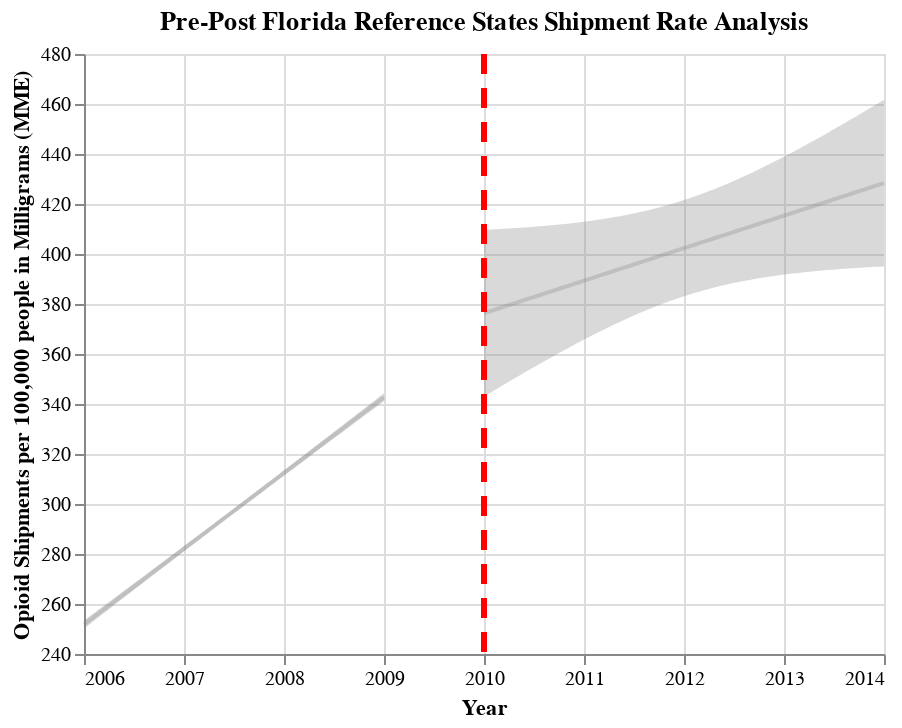

The notebook cell this image was saved under:
### Code cell
## Generate Pre-Post Graphs for FL reference states
fit, reg_chart_pre_FL_ref = get_reg_fit_FL_ref(
    ship_data_FL_ref_subset_grouped_pre, 
    yvar="MME_Rate", 
    xvar="YEAR", 
    alpha=0.05
)

fit, reg_chart_post_FL_ref = get_reg_fit_FL_ref(
    ship_data_FL_ref_subset_grouped_post, 
    yvar="MME_Rate", 
    xvar="YEAR", 
    alpha=0.05
)

## Create line post-policy implementation
line_2010 = alt.Chart(pd.DataFrame({'x': [2010]})).mark_rule(strokeDash=[10, 7], color = "red", strokeWidth=3).encode(x='x')

## Generate final pre-post graph for FL reference states
pre_post_FL_ref = reg_chart_pre_FL_ref + reg_chart_post_FL_ref + line_2010
pre_post_FL_ref.properties(title="Pre-Post Florida Reference States Shipment Rate Analysis")

### Figure 1 — Vega-Lite specification as saved in the notebook (floating-point values rounded to 4 significant figures)
{"config": {"view": {"continuousWidth": 400, "continuousHeight": 300}}, "layer": [{"mark": {"type": "errorband", "color": "grey", "opacity": 0.3}, "encoding": {"x": {"field": "YEAR", "type": "quantitative"}, "y": {"field": "ci_low", "title": "", "type": "quantitative"}, "y2": {"field": "ci_high"}}}, {"mark": {"type": "line", "color": "grey", "opacity": 0.3}, "encoding": {"x": {"axis": {"format": "T", "title": "Year"}, "field": "YEAR", "scale": {"zero": false}, "type": "quantitative"}, "y": {"field": "MME_Rate", "scale": {"zero": false}, "title": "Opioid Shipments per 100,000 people in Milligrams (MME)", "type": "quantitative"}}}, {"layer": [{"mark": {"type": "errorband", "color": "grey", "opacity": 0.3}, "encoding": {"x": {"field": "YEAR", "type": "quantitative"}, "y": {"field": "ci_low", "title": "", "type": "quantitative"}, "y2": {"field": "ci_high"}}}, {"mark": {"type": "line", "color": "grey", "opacity": 0.3}, "encoding": {"x": {"axis": {"format": "T", "title": "Year"}, "field": "YEAR", "scale": {"zero": false}, "type": "quantitative"}, "y": {"field": "MME_Rate", "scale": {"zero": false}, "title": "Opioid Shipments per 100,000 people in Milligrams (MME)", "type": "quantitative"}}}], "data": {"name": "data-249b2fd032d8dbe94b5075deaa6772d1"}}, {"data": {"name": "data-c6a99109c809d7b1b46dbbb9b2adf5d2"}, "mark": {"type": "rule", "color": "red", "strokeDash": [10, 7], "strokeWidth": 3}, "encoding": {"x": {"field": "x", "type": "quantitative"}}}], "data": {"name": "data-7f42d0f9c19a416b76008bbf0606b138"}, "title": "Pre-Post Florida Reference States Shipment Rate Analysis", "$schema": "https://vega.github.io/schema/vega-lite/v4.17.0.json", "datasets": {"data-7f42d0f9c19a416b76008bbf0606b138": [{"YEAR": 2006.0, "MME_Rate": 251.8, "ci_low": 250.2, "ci_high": 253.4}, {"YEAR": 2006.0, "MME_Rate": 252.7, "ci_low": 251.1, "ci_high": 254.3}, {"YEAR": 2006.0, "MME_Rate": 253.6, "ci_low": 252.0, "ci_high": 255.2}, {"YEAR": 2006.0, "MME_Rate": 254.5, "ci_low": 253.0, "ci_high": 256.1}, {"YEAR": 2006.0, "MME_Rate": 255.4, "ci_low": 253.9, "ci_high": 257.0}, {"YEAR": 2006.0, "MME_Rate": 256.4, "ci_low": 254.8, "ci_high": 257.9}, {"YEAR": 2006.0, "MME_Rate": 257.3, "ci_low": 255.8, "ci_high": 258.8}, {"YEAR": 2006.0, "MME_Rate": 258.2, "ci_low": 256.7, "ci_high": 259.7}, {"YEAR": 2006.0, "MME_Rate": 259.1, "ci_low": 257.6, "ci_high": 260.5}, {"YEAR": 2006.0, "MME_Rate": 260.0, "ci_low": 258.5, "ci_high": 261.4}, {"YEAR": 2006.0, "MME_Rate": 260.9, "ci_low": 259.5, "ci_high": 262.3}, {"YEAR": 2006.0, "MME_Rate": 261.8, "ci_low": 260.4, "ci_high": 263.2}, {"YEAR": 2006.0, "MME_Rate": 262.7, "ci_low": 261.3, "ci_high": 264.1}, {"YEAR": 2006.0, "MME_Rate": 263.6, "ci_low": 262.3, "ci_high": 265.0}, {"YEAR": 2006.0, "MME_Rate": 264.5, "ci_low": 263.2, "ci_high": 265.9}, {"YEAR": 2006.0, "MME_Rate": 265.4, "ci_low": 264.1, "ci_high": 266.8}, {"YEAR": 2006.0, "MME_Rate": 266.4, "ci_low": 265.0, "ci_high": 267.7}, {"YEAR": 2007.0, "MME_Rate": 267.3, "ci_low": 266.0, "ci_high": 268.6}, {"YEAR": 2007.0, "MME_Rate": 268.2, "ci_low": 266.9, "ci_high": 269.4}, {"YEAR": 2007.0, "MME_Rate": 269.1, "ci_low": 267.8, "ci_high": 270.3}, {"YEAR": 2007.0, "MME_Rate": 270.0, "ci_low": 268.7, "ci_high": 271.2}, {"YEAR": 2007.0, "MME_Rate": 270.9, "ci_low": 269.7, "ci_high": 272.1}, {"YEAR": 2007.0, "MME_Rate": 271.8, "ci_low": 270.6, "ci_high": 273.0}, {"YEAR": 2007.0, "MME_Rate": 272.7, "ci_low": 271.5, "ci_high": 273.9}, {"YEAR": 2007.0, "MME_Rate": 273.6, "ci_low": 272.4, "ci_high": 274.8}, {"YEAR": 2007.0, "MME_Rate": 274.5, "ci_low": 273.4, "ci_high": 275.7}, {"YEAR": 2007.0, "MME_Rate": 275.4, "ci_low": 274.3, "ci_high": 276.6}, {"YEAR": 2007.0, "MME_Rate": 276.4, "ci_low": 275.2, "ci_high": 277.5}, {"YEAR": 2007.0, "MME_Rate": 277.3, "ci_low": 276.1, "ci_high": 278.4}, {"YEAR": 2007.0, "MME_Rate": 278.2, "ci_low": 277.1, "ci_high": 279.3}, {"YEAR": 2007.0, "MME_Rate": 279.1, "ci_low": 278.0, "ci_high": 280.2}, {"YEAR": 2007.0, "MME_Rate": 280.0, "ci_low": 278.9, "ci_high": 281.1}, {"YEAR": 2007.0, "MME_Rate": 280.9, "ci_low": 279.8, "ci_high": 282.0}, {"YEAR": 2007.0, "MME_Rate": 281.8, "ci_low": 280.7, "ci_high": 282.9}, {"YEAR": 2007.0, "MME_Rate": 282.7, "ci_low": 281.7, "ci_high": 283.8}, {"YEAR": 2007.0, "MME_Rate": 283.6, "ci_low": 282.6, "ci_high": 284.7}, {"YEAR": 2007.0, "MME_Rate": 284.5, "ci_low": 283.5, "ci_high": 285.6}, {"YEAR": 2007.0, "MME_Rate": 285.4, "ci_low": 284.4, "ci_high": 286.5}, {"YEAR": 2007.0, "MME_Rate": 286.4, "ci_low": 285.3, "ci_high": 287.4}, {"YEAR": 2007.0, "MME_Rate": 287.3, "ci_low": 286.3, "ci_high": 288.3}, {"YEAR": 2007.0, "MME_Rate": 288.2, "ci_low": 287.2, "ci_high": 289.2}, {"YEAR": 2007.0, "MME_Rate": 289.1, "ci_low": 288.1, "ci_high": 290.1}, {"YEAR": 2007.0, "MME_Rate": 290.0, "ci_low": 289.0, "ci_high": 291.0}, {"YEAR": 2007.0, "MME_Rate": 290.9, "ci_low": 289.9, "ci_high": 291.9}, {"YEAR": 2007.0, "MME_Rate": 291.8, "ci_low": 290.8, "ci_high": 292.8}, {"YEAR": 2007.0, "MME_Rate": 292.7, "ci_low": 291.7, "ci_high": 293.7}, {"YEAR": 2007.0, "MME_Rate": 293.6, "ci_low": 292.7, "ci_high": 294.6}, {"YEAR": 2007.0, "MME_Rate": 294.5, "ci_low": 293.6, "ci_high": 295.5}, {"YEAR": 2007.0, "MME_Rate": 295.4, "ci_low": 294.5, "ci_high": 296.4}, {"YEAR": 2007.0, "MME_Rate": 296.4, "ci_low": 295.4, "ci_high": 297.3}, {"YEAR": 2007.0, "MME_Rate": 297.3, "ci_low": 296.3, "ci_high": 298.2}, {"YEAR": 2008.0, "MME_Rate": 298.2, "ci_low": 297.2, "ci_high": 299.1}, {"YEAR": 2008.0, "MME_Rate": 299.1, "ci_low": 298.1, "ci_high": 300.0}, {"YEAR": 2008.0, "MME_Rate": 300.0, "ci_low": 299.0, "ci_high": 301.0}, {"YEAR": 2008.0, "MME_Rate": 300.9, "ci_low": 299.9, "ci_high": 301.9}, {"YEAR": 2008.0, "MME_Rate": 301.8, "ci_low": 300.8, "ci_high": 302.8}, {"YEAR": 2008.0, "MME_Rate": 302.7, "ci_low": 301.7, "ci_high": 303.7}, {"YEAR": 2008.0, "MME_Rate": 303.6, "ci_low": 302.6, "ci_high": 304.6}, {"YEAR": 2008.0, "MME_Rate": 304.5, "ci_low": 303.5, "ci_high": 305.5}, {"YEAR": 2008.0, "MME_Rate": 305.4, "ci_low": 304.4, "ci_high": 306.4}, {"YEAR": 2008.0, "MME_Rate": 306.4, "ci_low": 305.3, "ci_high": 307.4}, {"YEAR": 2008.0, "MME_Rate": 307.3, "ci_low": 306.3, "ci_high": 308.3}, {"YEAR": 2008.0, "MME_Rate": 308.2, "ci_low": 307.2, "ci_high": 309.2}, {"YEAR": 2008.0, "MME_Rate": 309.1, "ci_low": 308.1, "ci_high": 310.1}, {"YEAR": 2008.0, "MME_Rate": 310.0, "ci_low": 309.0, "ci_high": 311.0}, {"YEAR": 2008.0, "MME_Rate": 310.9, "ci_low": 309.9, "ci_high": 311.9}, {"YEAR": 2008.0, "MME_Rate": 311.8, "ci_low": 310.8, "ci_high": 312.9}, {"YEAR": 2008.0, "MME_Rate": 312.7, "ci_low": 311.7, "ci_high": 313.8}, {"YEAR": 2008.0, "MME_Rate": 313.6, "ci_low": 312.5, "ci_high": 314.7}, {"YEAR": 2008.0, "MME_Rate": 314.5, "ci_low": 313.4, "ci_high": 315.6}, {"YEAR": 2008.0, "MME_Rate": 315.4, "ci_low": 314.3, "ci_high": 316.5}, {"YEAR": 2008.0, "MME_Rate": 316.4, "ci_low": 315.2, "ci_high": 317.5}, {"YEAR": 2008.0, "MME_Rate": 317.3, "ci_low": 316.1, "ci_high": 318.4}, {"YEAR": 2008.0, "MME_Rate": 318.2, "ci_low": 317.0, "ci_high": 319.3}, {"YEAR": 2008.0, "MME_Rate": 319.1, "ci_low": 317.9, "ci_high": 320.2}, {"YEAR": 2008.0, "MME_Rate": 320.0, "ci_low": 318.8, "ci_high": 321.2}, {"YEAR": 2008.0, "MME_Rate": 320.9, "ci_low": 319.7, "ci_high": 322.1}, {"YEAR": 2008.0, "MME_Rate": 321.8, "ci_low": 320.6, "ci_high": 323.0}, {"YEAR": 2008.0, "MME_Rate": 322.7, "ci_low": 321.5, "ci_high": 323.9}, {"YEAR": 2008.0, "MME_Rate": 323.6, "ci_low": 322.4, "ci_high": 324.9}, {"YEAR": 2008.0, "MME_Rate": 324.5, "ci_low": 323.3, "ci_high": 325.8}, {"YEAR": 2008.0, "MME_Rate": 325.4, "ci_low": 324.2, "ci_high": 326.7}, {"YEAR": 2008.0, "MME_Rate": 326.4, "ci_low": 325.1, "ci_high": 327.6}, {"YEAR": 2008.0, "MME_Rate": 327.3, "ci_low": 326.0, "ci_high": 328.6}, {"YEAR": 2009.0, "MME_Rate": 328.2, "ci_low": 326.9, "ci_high": 329.5}, {"YEAR": 2009.0, "MME_Rate": 329.1, "ci_low": 327.7, "ci_high": 330.4}, {"YEAR": 2009.0, "MME_Rate": 330.0, "ci_low": 328.6, "ci_high": 331.3}, {"YEAR": 2009.0, "MME_Rate": 330.9, "ci_low": 329.5, "ci_high": 332.3}, {"YEAR": 2009.0, "MME_Rate": 331.8, "ci_low": 330.4, "ci_high": 333.2}, {"YEAR": 2009.0, "MME_Rate": 332.7, "ci_low": 331.3, "ci_high": 334.1}, {"YEAR": 2009.0, "MME_Rate": 333.6, "ci_low": 332.2, "ci_high": 335.0}, {"YEAR": 2009.0, "MME_Rate": 334.5, "ci_low": 333.1, "ci_high": 336.0}, {"YEAR": 2009.0, "MME_Rate": 335.4, "ci_low": 334.0, "ci_high": 336.9}, {"YEAR": 2009.0, "MME_Rate": 336.4, "ci_low": 334.9, "ci_high": 337.8}, {"YEAR": 2009.0, "MME_Rate": 337.3, "ci_low": 335.8, "ci_high": 338.8}, {"YEAR": 2009.0, "MME_Rate": 338.2, "ci_low": 336.6, "ci_high": 339.7}, {"YEAR": 2009.0, "MME_Rate": 339.1, "ci_low": 337.5, "ci_high": 340.6}, {"YEAR": 2009.0, "MME_Rate": 340.0, "ci_low": 338.4, "ci_high": 341.5}, {"YEAR": 2009.0, "MME_Rate": 340.9, "ci_low": 339.3, "ci_high": 342.5}, {"YEAR": 2009.0, "MME_Rate": 341.8, "ci_low": 340.2, "ci_high": 343.4}, {"YEAR": 2009.0, "MME_Rate": 342.7, "ci_low": 341.1, "ci_high": 344.3}], "data-249b2fd032d8dbe94b5075deaa6772d1": [{"YEAR": 2010.0, "MME_Rate": 376.3, "ci_low": 343.0, "ci_high": 409.7}, {"YEAR": 2010.0, "MME_Rate": 376.8, "ci_low": 343.9, "ci_high": 409.7}, {"YEAR": 2010.0, "MME_Rate": 377.4, "ci_low": 344.9, "ci_high": 409.8}, {"YEAR": 2010.0, "MME_Rate": 377.9, "ci_low": 345.9, "ci_high": 409.9}, {"YEAR": 2010.0, "MME_Rate": 378.4, "ci_low": 346.8, "ci_high": 410.0}, {"YEAR": 2010.0, "MME_Rate": 378.9, "ci_low": 347.8, "ci_high": 410.1}, {"YEAR": 2010.0, "MME_Rate": 379.4, "ci_low": 348.7, "ci_high": 410.2}, {"YEAR": 2010.0, "MME_Rate": 380.0, "ci_low": 349.7, "ci_high": 410.3}, {"YEAR": 2010.0, "MME_Rate": 380.5, "ci_low": 350.6, "ci_high": 410.4}, {"YEAR": 2010.0, "MME_Rate": 381.0, "ci_low": 351.5, "ci_high": 410.5}, {"YEAR": 2010.0, "MME_Rate": 381.5, "ci_low": 352.5, "ci_high": 410.6}, {"YEAR": 2010.0, "MME_Rate": 382.0, "ci_low": 353.4, "ci_high": 410.7}, {"YEAR": 2010.0, "MME_Rate": 382.6, "ci_low": 354.3, "ci_high": 410.8}, {"YEAR": 2011.0, "MME_Rate": 383.1, "ci_low": 355.2, "ci_high": 411.0}, {"YEAR": 2011.0, "MME_Rate": 383.6, "ci_low": 356.1, "ci_high": 411.1}, {"YEAR": 2011.0, "MME_Rate": 384.1, "ci_low": 357.0, "ci_high": 411.2}, {"YEAR": 2011.0, "MME_Rate": 384.6, "ci_low": 357.9, "ci_high": 411.4}, {"YEAR": 2011.0, "MME_Rate": 385.2, "ci_low": 358.8, "ci_high": 411.5}, {"YEAR": 2011.0, "MME_Rate": 385.7, "ci_low": 359.7, "ci_high": 411.7}, {"YEAR": 2011.0, "MME_Rate": 386.2, "ci_low": 360.6, "ci_high": 411.8}, {"YEAR": 2011.0, "MME_Rate": 386.7, "ci_low": 361.5, "ci_high": 412.0}, {"YEAR": 2011.0, "MME_Rate": 387.2, "ci_low": 362.3, "ci_high": 412.1}, {"YEAR": 2011.0, "MME_Rate": 387.8, "ci_low": 363.2, "ci_high": 412.3}, {"YEAR": 2011.0, "MME_Rate": 388.3, "ci_low": 364.1, "ci_high": 412.5}, {"YEAR": 2011.0, "MME_Rate": 388.8, "ci_low": 364.9, "ci_high": 412.7}, {"YEAR": 2011.0, "MME_Rate": 389.3, "ci_low": 365.8, "ci_high": 412.9}, {"YEAR": 2011.0, "MME_Rate": 389.9, "ci_low": 366.6, "ci_high": 413.1}, {"YEAR": 2011.0, "MME_Rate": 390.4, "ci_low": 367.4, "ci_high": 413.3}, {"YEAR": 2011.0, "MME_Rate": 390.9, "ci_low": 368.2, "ci_high": 413.6}, {"YEAR": 2011.0, "MME_Rate": 391.4, "ci_low": 369.0, "ci_high": 413.8}, {"YEAR": 2011.0, "MME_Rate": 391.9, "ci_low": 369.8, "ci_high": 414.1}, {"YEAR": 2011.0, "MME_Rate": 392.5, "ci_low": 370.6, "ci_high": 414.3}, {"YEAR": 2011.0, "MME_Rate": 393.0, "ci_low": 371.4, "ci_high": 414.6}, {"YEAR": 2011.0, "MME_Rate": 393.5, "ci_low": 372.1, "ci_high": 414.9}, {"YEAR": 2011.0, "MME_Rate": 394.0, "ci_low": 372.9, "ci_high": 415.1}, {"YEAR": 2011.0, "MME_Rate": 394.5, "ci_low": 373.6, "ci_high": 415.4}, {"YEAR": 2011.0, "MME_Rate": 395.1, "ci_low": 374.3, "ci_high": 415.8}, {"YEAR": 2011.0, "MME_Rate": 395.6, "ci_low": 375.1, "ci_high": 416.1}, {"YEAR": 2012.0, "MME_Rate": 396.1, "ci_low": 375.8, "ci_high": 416.4}, {"YEAR": 2012.0, "MME_Rate": 396.6, "ci_low": 376.5, "ci_high": 416.8}, {"YEAR": 2012.0, "MME_Rate": 397.1, "ci_low": 377.1, "ci_high": 417.1}, {"YEAR": 2012.0, "MME_Rate": 397.7, "ci_low": 377.8, "ci_high": 417.5}, {"YEAR": 2012.0, "MME_Rate": 398.2, "ci_low": 378.4, "ci_high": 417.9}, {"YEAR": 2012.0, "MME_Rate": 398.7, "ci_low": 379.1, "ci_high": 418.3}, {"YEAR": 2012.0, "MME_Rate": 399.2, "ci_low": 379.7, "ci_high": 418.7}, {"YEAR": 2012.0, "MME_Rate": 399.7, "ci_low": 380.3, "ci_high": 419.2}, {"YEAR": 2012.0, "MME_Rate": 400.3, "ci_low": 380.9, "ci_high": 419.6}, {"YEAR": 2012.0, "MME_Rate": 400.8, "ci_low": 381.5, "ci_high": 420.1}, {"YEAR": 2012.0, "MME_Rate": 401.3, "ci_low": 382.0, "ci_high": 420.6}, {"YEAR": 2012.0, "MME_Rate": 401.8, "ci_low": 382.6, "ci_high": 421.1}, {"YEAR": 2012.0, "MME_Rate": 402.3, "ci_low": 383.1, "ci_high": 421.6}, {"YEAR": 2012.0, "MME_Rate": 402.9, "ci_low": 383.6, "ci_high": 422.1}, {"YEAR": 2012.0, "MME_Rate": 403.4, "ci_low": 384.1, "ci_high": 422.7}, {"YEAR": 2012.0, "MME_Rate": 403.9, "ci_low": 384.6, "ci_high": 423.2}, {"YEAR": 2012.0, "MME_Rate": 404.4, "ci_low": 385.0, "ci_high": 423.8}, {"YEAR": 2012.0, "MME_Rate": 404.9, "ci_low": 385.5, "ci_high": 424.4}, {"YEAR": 2012.0, "MME_Rate": 405.5, "ci_low": 385.9, "ci_high": 425.0}, {"YEAR": 2012.0, "MME_Rate": 406.0, "ci_low": 386.4, "ci_high": 425.6}, {"YEAR": 2012.0, "MME_Rate": 406.5, "ci_low": 386.8, "ci_high": 426.2}, {"YEAR": 2012.0, "MME_Rate": 407.0, "ci_low": 387.2, "ci_high": 426.9}, {"YEAR": 2012.0, "MME_Rate": 407.5, "ci_low": 387.5, "ci_high": 427.5}, {"YEAR": 2012.0, "MME_Rate": 408.1, "ci_low": 387.9, "ci_high": 428.2}, {"YEAR": 2012.0, "MME_Rate": 408.6, "ci_low": 388.3, "ci_high": 428.9}, {"YEAR": 2013.0, "MME_Rate": 409.1, "ci_low": 388.6, "ci_high": 429.6}, {"YEAR": 2013.0, "MME_Rate": 409.6, "ci_low": 388.9, "ci_high": 430.3}, {"YEAR": 2013.0, "MME_Rate": 410.1, "ci_low": 389.2, "ci_high": 431.1}, {"YEAR": 2013.0, "MME_Rate": 410.7, "ci_low": 389.5, "ci_high": 431.8}, {"YEAR": 2013.0, "MME_Rate": 411.2, "ci_low": 389.8, "ci_high": 432.5}, {"YEAR": 2013.0, "MME_Rate": 411.7, "ci_low": 390.1, "ci_high": 433.3}, {"YEAR": 2013.0, "MME_Rate": 412.2, "ci_low": 390.4, "ci_high": 434.1}, {"YEAR": 2013.0, "MME_Rate": 412.7, "ci_low": 390.6, "ci_high": 434.9}, {"YEAR": 2013.0, "MME_Rate": 413.3, "ci_low": 390.9, "ci_high": 435.7}, {"YEAR": 2013.0, "MME_Rate": 413.8, "ci_low": 391.1, "ci_high": 436.5}, {"YEAR": 2013.0, "MME_Rate": 414.3, "ci_low": 391.3, "ci_high": 437.3}, {"YEAR": 2013.0, "MME_Rate": 414.8, "ci_low": 391.6, "ci_high": 438.1}, {"YEAR": 2013.0, "MME_Rate": 415.3, "ci_low": 391.8, "ci_high": 438.9}, {"YEAR": 2013.0, "MME_Rate": 415.9, "ci_low": 392.0, "ci_high": 439.8}, {"YEAR": 2013.0, "MME_Rate": 416.4, "ci_low": 392.2, "ci_high": 440.6}, {"YEAR": 2013.0, "MME_Rate": 416.9, "ci_low": 392.3, "ci_high": 441.5}, {"YEAR": 2013.0, "MME_Rate": 417.4, "ci_low": 392.5, "ci_high": 442.3}, {"YEAR": 2013.0, "MME_Rate": 417.9, "ci_low": 392.7, "ci_high": 443.2}, {"YEAR": 2013.0, "MME_Rate": 418.5, "ci_low": 392.9, "ci_high": 444.1}, {"YEAR": 2013.0, "MME_Rate": 419.0, "ci_low": 393.0, "ci_high": 445.0}, {"YEAR": 2013.0, "MME_Rate": 419.5, "ci_low": 393.2, "ci_high": 445.8}, {"YEAR": 2013.0, "MME_Rate": 420.0, "ci_low": 393.3, "ci_high": 446.7}, {"YEAR": 2013.0, "MME_Rate": 420.5, "ci_low": 393.5, "ci_high": 447.6}, {"YEAR": 2013.0, "MME_Rate": 421.1, "ci_low": 393.6, "ci_high": 448.5}, {"YEAR": 2013.0, "MME_Rate": 421.6, "ci_low": 393.7, "ci_high": 449.5}, {"YEAR": 2014.0, "MME_Rate": 422.1, "ci_low": 393.8, "ci_high": 450.4}, {"YEAR": 2014.0, "MME_Rate": 422.6, "ci_low": 394.0, "ci_high": 451.3}, {"YEAR": 2014.0, "MME_Rate": 423.2, "ci_low": 394.1, "ci_high": 452.2}, {"YEAR": 2014.0, "MME_Rate": 423.7, "ci_low": 394.2, "ci_high": 453.2}, {"YEAR": 2014.0, "MME_Rate": 424.2, "ci_low": 394.3, "ci_high": 454.1}, {"YEAR": 2014.0, "MME_Rate": 424.7, "ci_low": 394.4, "ci_high": 455.0}, {"YEAR": 2014.0, "MME_Rate": 425.2, "ci_low": 394.5, "ci_high": 456.0}, {"YEAR": 2014.0, "MME_Rate": 425.8, "ci_low": 394.6, "ci_high": 456.9}, {"YEAR": 2014.0, "MME_Rate": 426.3, "ci_low": 394.7, "ci_high": 457.9}, {"YEAR": 2014.0, "MME_Rate": 426.8, "ci_low": 394.8, "ci_high": 458.8}, {"YEAR": 2014.0, "MME_Rate": 427.3, "ci_low": 394.9, "ci_high": 459.8}, {"YEAR": 2014.0, "MME_Rate": 427.8, "ci_low": 394.9, "ci_high": 460.7}, {"YEAR": 2014.0, "MME_Rate": 428.4, "ci_low": 395.0, "ci_high": 461.7}], "data-c6a99109c809d7b1b46dbbb9b2adf5d2": [{"x": 2010}]}}
